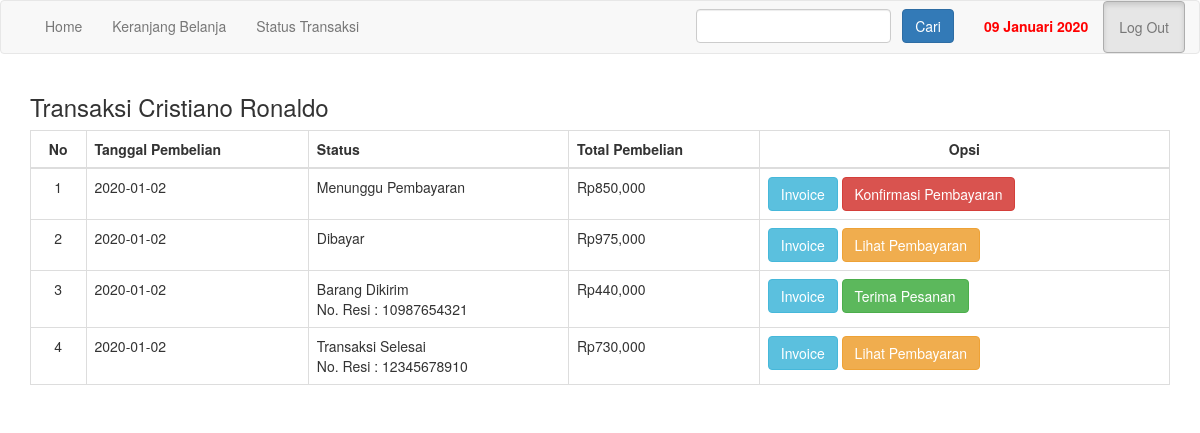
Page /riwayat.php (signed in) on the committed database.
### tables this page shows
CREATE TABLE `pembelian` (
  `id_pembelian` int(11) NOT NULL,
  `id_pelanggan` int(11) NOT NULL,
  `id_ongkir` int(11) NOT NULL,
  `tanggal_pembelian` date NOT NULL,
  `total_pembelian` int(11) NOT NULL,
  `nama_kota` varchar(100) NOT NULL,
  `tarif` int(11) NOT NULL,
  `alamat_pengiriman` text NOT NULL,
  `status_pembelian` varchar(100) NOT NULL DEFAULT 'Menunggu Pembayaran',
  `resi_pengiriman` varchar(50) NOT NULL
);

### riwayat.php (the view, shortened to what this page needs)
<?php
include 'koneksi.php';
?>
<!DOCTYPE html>
<html>
<head>
	<link rel="stylesheet" type="text/css" href="admin/assets/css/bootstrap.css">
	<link rel="stylesheet" type="text/css" href="popup1.css">
</head>
<body>
<?php include 'navbar.php'; ?>
<section class="riwayat">
	<div class="container">
		<h3>Transaksi <?php echo $_SESSION["pelanggan"]["nama_pelanggan"] ?></h3>
		<table class="table table-bordered">
			<thead>
				<tr>
					<th style="text-align: center;">No</th>
					<th>Tanggal Pembelian</th>
					<th>Status</th>
					<th>Total Pembelian</th>
					<th style="text-align: center;">Opsi</th>
				</tr>
			</thead>
			<tbody>
				<?php
				$nomor=1;
				$id_pelanggan = $_SESSION["pelanggan"]["id_pelanggan"];
				$ambil = $koneksi->query("SELECT * FROM pembelian WHERE id_pelanggan='$id_pelanggan'");
				while ($pecah = $ambil->fetch_assoc()){
				?>
				<tr>
					<td style="text-align: center;"><?php echo $nomor; ?></td>
					<td><?php echo $pecah["tanggal_pembelian"]; ?></td>
					<td><?php echo $pecah["status_pembelian"]; ?>
						<br>
						<?php if (!empty($pecah["resi_pengiriman"])): ?>
						No. Resi : <?php echo $pecah["resi_pengiriman"]; ?>
						<?php endif ?>
					</td>
					<td>Rp<?php echo number_format($pecah["total_pembelian"]); ?></td>
					<td>
						<a href="nota.php?id=<?php echo $pecah["id_pembelian"]; ?>" class="btn btn-info">Invoice</a>
						<?php if ($pecah['status_pembelian']=="Menunggu Pembayaran") { ?>
							<a href="pembayaran.php?id=<?php echo $pecah["id_pembelian"]; ?>" class="btn btn-danger">Konfirmasi Pembayaran</a>
						<?php } elseif ($pecah['status_pembelian']=="Dibayar" OR $pecah['status_pembelian']=="Transaksi Selesai") { ?>
							<a href="lihat_pembayaran.php?id=<?php echo $pecah["id_pembelian"]; ?>" class="btn btn-warning">Lihat Pembayaran</a>
						<?php } else { ?>
							<a href="terima_pesanan.php?id=<?php echo $pecah["id_pembelian"]; ?>" class="btn btn-success">Terima Pesanan</a>
						<?php } ?>
					</td>
				</tr>
				<?php $nomor++; ?>
				<?php } ?>
			</tbody>
		</table>
	</div>
</section>
</body>
</html>

### rows in the picture
pembelian: tanggal_pembelian "2020-01-02", status_pembelian "Menunggu Pembayaran", total_pembelian "850,000"
pembelian: tanggal_pembelian "2020-01-02", status_pembelian "Dibayar", total_pembelian "975,000"
pembelian: tanggal_pembelian "2020-01-02", status_pembelian "Barang Dikirim", resi_pengiriman "10987654321", total_pembelian "440,000"
pembelian: tanggal_pembelian "2020-01-02", status_pembelian "Transaksi Selesai", resi_pengiriman "12345678910", total_pembelian "730,000"

### other values in the picture
sekarang() "09 Januari 2020"
$_SESSION["pelanggan"]["nama_pelanggan"] "Cristiano Ronaldo"
